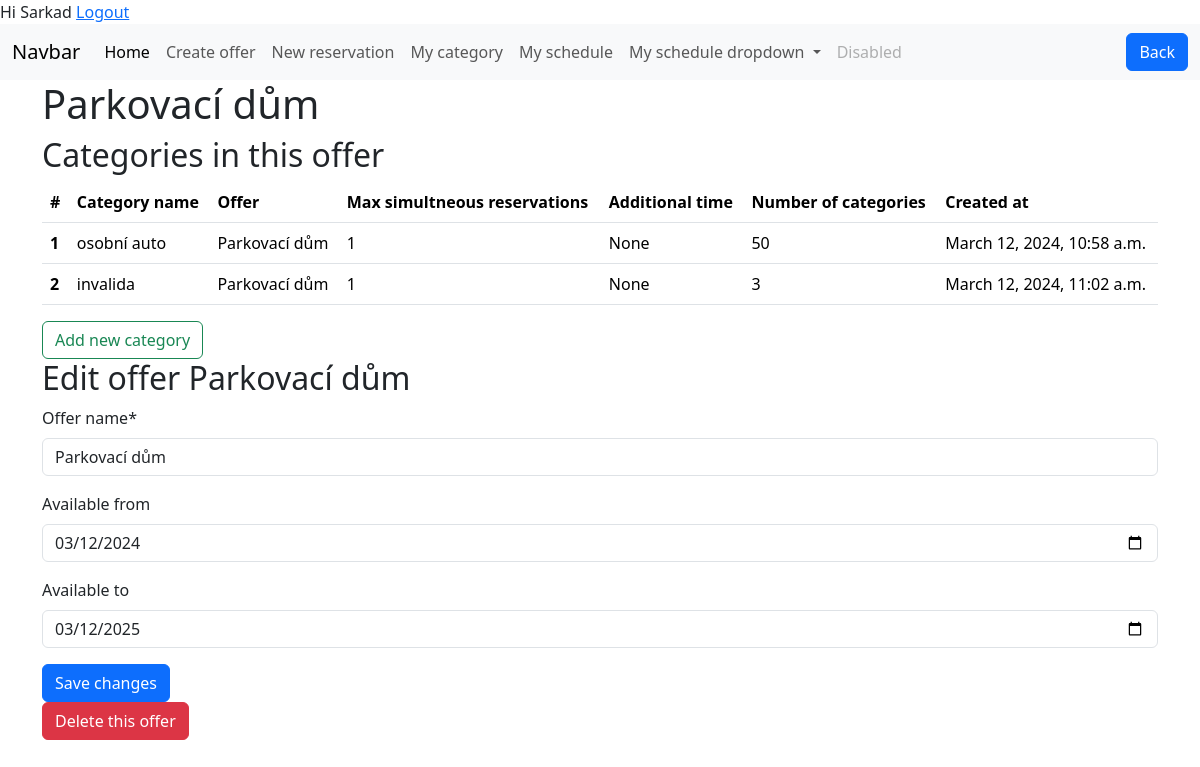
The page /offer_detail/21 (signed in) on the database its author committed.
### base/models.py (models this page shows, shortened)
class Offer(models.Model):
    offer_name = models.CharField(max_length=50)
    available_from = models.DateField(null=True, blank=True)
    available_to = models.DateField(null=True, blank=True)
    created_at = models.DateTimeField(default=timezone.now)
    manager_of_this_offer = models.ForeignKey(User, on_delete=models.CASCADE, null=True, blank=True )
    def __str__(self):
        return self.offer_name #rewrites Offer object (x) to its name in admi panel

class Category(models.Model):
    category_name = models.CharField(max_length=50)
    category_description = models.CharField(max_length=1000, null=True, blank=True)
    category_capacity = models.IntegerField(default=1)
    max_simultneous_reservations = models.IntegerField(default=1)
    additional_time = models.DurationField(null=True, blank=True)
    max_count_of_units = models.IntegerField()
    created_at = models.DateTimeField(default=timezone.now)
    belongs_to_offer = models.ForeignKey(Offer, on_delete=models.CASCADE)
    category_pricing = models.ForeignKey(Pricing, on_delete=models.CASCADE,null=True)

### base/views.py (the view, shortened to what this page needs)
# urls.py: path('offer_detail/<int:offer_id>',views.offer_detail, name='offer_detail' ),
@login_required # If a user is not logged in, Django will redirect them to the login page.
def offer_detail(request,offer_id=None):
    offer = get_object_or_404(Offer, pk=offer_id)
    offer_name = offer.offer_name
    form = forms.OfferForm(instance=offer)
    offers = Offer.objects.filter(manager_of_this_offer=request.user)
    offer = get_object_or_404(Offer, pk=offer_id)
    form = forms.OfferForm(instance=offer)
    categories = Category.objects.filter(belongs_to_offer=offer)
    return render(request,'offer_detail.html',context={'form':form, 'offer_id': offer.id,'categories':categories,'offer_name':offer_name})

### base/forms.py
class OfferForm(ModelForm):
    class Meta:
        model=models.Offer
        exclude = ['manager_of_this_offer','created_at'] #limiting the fields if that are displayed
        widgets = {
            'available_from': widgets.DateInput(attrs={
                'type': 'date',
                'value': datetime.now().date()}),
            'available_to': widgets.DateInput(attrs={
                'type': 'date',
                'min': datetime.now().date(),
                'value': (datetime.now() + timedelta(days=365)).date()})  # now + 1 year
        }

### templates/offer_detail.html (shortened to what this page needs)
{% extends 'main.html' %}
{% load crispy_forms_tags %}
{% block content %}
<div class="container-md">
    <h1> {{ offer_name }} </h1>
    <h2> Categories in this offer </h2>
    {% if categories %}
    <table class="table table-hover">
        <thead>
            <tr>
                <th scope="col">#</th>
                <th scope="col">Category name</th>
                <th scope="col">Offer</th>
                <th scope="col">Max simultneous reservations</th>
                <th scope="col">Additional time</th>
                <th scope="col">Number of categories</th>
                <th scope="col">Created at</th>
            </tr>
        </thead>
        <tbody>
            {% for category in categories %}
            <tr class="clickable-row" style="cursor: pointer;" title="Click to edit category"
                onclick="location.href='{% url 'edit_category' category.belongs_to_offer.id category.id %}'">
                <th scope="row">{{ forloop.counter }}</th>
                <td>{{ category.category_name }} </td>
                <td>{{ category.belongs_to_offer }} </td>
                <td>{{ category.max_simultneous_reservations }} </td>
                <td>{{ category.additional_time }} </td>
                <td>{{ category.max_count_of_units }} </td>
                <td>{{ category.created_at }} </td>
            </tr>
            {% endfor %}
        </tbody>
    </table>
    <a onclick="location.href='{% url 'create_category' offer_id %}'" class="btn btn-outline-success" id="addrow">Add new category</a>
    {% else %}
    <p>You do not have any categories for this offer.<br>
        <a onclick="location.href='{% url 'create_category' offer_id %}'" class="btn btn-outline-success" id="addrow">Add new category</a>
    </p>
    {% endif %}
    <h2> Edit offer {{ offer_name }} </h2>
    <form method="post" class="form">
        {{ form|crispy }}
        <button type="submit" class="btn btn-primary">Save changes</button>
    </form>
    <a onclick="location.href='{% url 'delete_offer' offer_id  %}'" class="btn btn-danger" id="addrow">Delete this offer</a>
</div>
{% endblock %}

### templates/main.html (shortened to what this page needs)
<!DOCTYPE html>
<html>
<head>
    <link href="https://cdn.jsdelivr.net/npm/bootstrap@5.3.3/dist/css/bootstrap.min.css" rel="stylesheet"
>
</head>
<header>
    {%if request.user.is_authenticated %}
    <span>Hi {{ request.user.username | title }}</span>
    <a href="{% url 'logout' %}">Logout</a>
    {%else%}
    <a href="{% url 'login' %}">Login</a>
    {%endif%}
</header>
<body>
    {%if request.user.is_authenticated %}
    {% include 'navbar.html' %}
    {%endif%}
    {% block content %}
    {% endblock %}
</body>
</html>

### rows shown on the page
Offer: offer_name "Parkovací dům", available_from "03/12/2024", available_to "03/12/2025"
Category: category_name "osobní auto", belongs_to_offer "Parkovací dům", max_simultneous_reservations "1", additional_time "None", max_count_of_units "50", created_at "March 12, 2024, 10:58 a.m."
Category: category_name "invalida", belongs_to_offer "Parkovací dům", max_simultneous_reservations "1", additional_time "None", max_count_of_units "3", created_at "March 12, 2024, 11:02 a.m."

### other values the page prints
{{ request.user.username | title }} "Sarkad"
